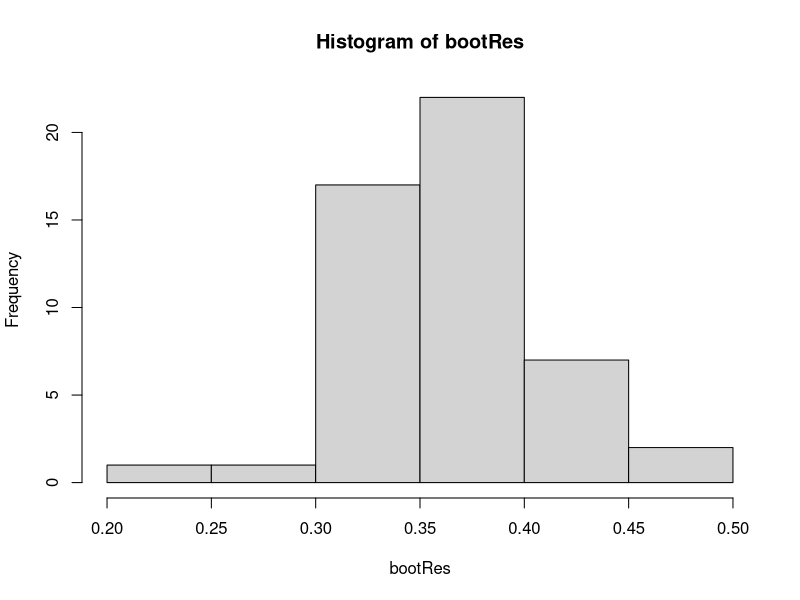

Write the R code that produced this figure.
## ---- chunk 1
knitr::opts_chunk$set(echo = FALSE)
## ---- chunk 2

library(parallel)

detectCores()

## 8 


## check the system code ##
#profvis



## Compute the probability that X > Y , i.e. Pr(X > Y ):

num_sim = 100

set.seed(314)

## create a vector of length num_sim of all zeros:
P <- rep(0, num_sim) 

for(i in 1:num_sim){

X <- rnorm(1, mean=4, sd=sqrt(10))
Y <- runif(1, min=2, max=8)

if(X>Y){
  
  P[i] <- 1
  
      }
}

print(sum(P)/num_sim)




## Use bootstrapping to derive the sampling distribution for your estimate of Pr(X > Y)


## calculate each probability and store it in vector and then find sampling distribution

## set seed:
set.seed(413)

## create vectors of probabilities:
x <- rnorm(num_sim, mean=4, sd=sqrt(10))
y <- runif(num_sim, min=2, max=8)

## store in data.frame:
obsData <- data.frame(x, y) 




## need data from both X and Y. We then use the bootstrap method with replacement and apply the function
## as used above to calculate the probability (need to derive a sampling distribution)


# Initialisation

NRepeat <- 50 # no. of bootstrapped samples

## Column of results (propbabilities of each bootstrap iteration)

bootRes <- matrix(data = 0, nrow = NRepeat, ncol = 1) 


S <- rep(0, num_sim)



## Loop across all samples:


for (i in 1:(NRepeat)){
  
  ## Resample with replacement:
  
  bootData <- obsData[sample(x = num_sim, size = num_sim, replace = T),]
  
  
  ## calculate the probability associated with this new shuffled data:
  
  for (j in 1:nrow(bootData)){
    
    if(bootData[j,1] > bootData[j,2]){
      
      S[j] <- 1
      
    }}
    
    
      
      bootRes[i] <- (sum(S)/num_sim)
      
      S <- rep(0, num_sim) 
  
}

#print(bootRes)

summary(bootRes)
hist(bootRes)

## ---- chunk 3
set.seed(3103)

N_Repeat <- 100 # no. of competitions entered 
# nbr_games <- 


## fixed prob over all games

pw <- runif(n = 1, min = 0, max = 1)

#pl <- (1-pw)


## Empty vector
## WIN == 1
## LOSS == 0

## game end if:

## 7 wins or
## 3 losses
## max games is 9

WINorLOSS = c(data = NULL)



## if frequency of 0 ==3 or 1==7 game ends


## what is expected number of games?

                    ##while (sum(length(WINorLOSS[WINorLOSS == 1])) = 7 | sum(length(WINorLOSS[WINorLOSS == 0])) = 3{
                          ##while (count(WINorLOSS[WINorLOSS == w]) = 7 | count(WINorLOSS[WINorLOSS == l] = 3)){



pw <- runif(n = 1, min = 0, max = 1)  
pl =1 - pw
    
  

  ## create vector of two random probabilities: pw or pl
r = 10
x =   rep(c(pw,pl), each= r)
x

## Randomize probabilities:

rand <- sample(x)        #  use Sample 
rand  
  








for (i in 1:length(rand)) {
  

if (rand[i] == pw){
  
  #WINorLOSS <- c(WINorLOSS, 0)
  
  WINorLOSS <- c(WINorLOSS, 1)

} else {
  WINorLOSS <- c(WINorLOSS, 0)
}  

  if (sum(length(WINorLOSS[WINorLOSS == 1])) == 7 | sum(length(WINorLOSS[WINorLOSS == 0])) == 3){
    
    ## Break code
    
    {break}
    
  }
  
  
  
}
  
WINorLOSS







  

  

  

  
